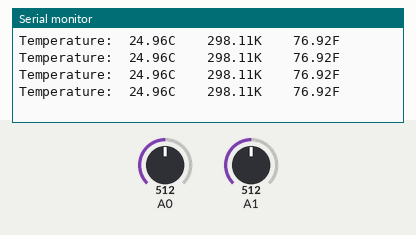
Simulated run of this sketch. Board: Arduino Uno, built with avr-gcc and run on an emulated ATmega328P. Shown: the last lines printed to the serial monitor. The inputs (shaded band) are chosen by the test bench; at power-on: A0 = 512, A1 = 512.

Above: at 1.8 s.
1.9 s: A0 set to 716
At 2.4 s:
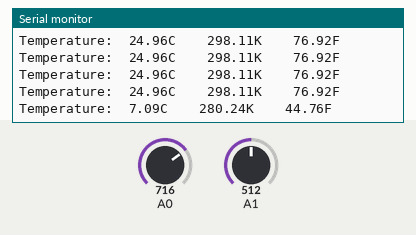
6.0 s: A1 set to 306
At 6.4 s:
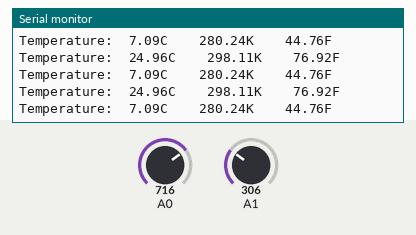
7.5 s: A0 set to 900
At 7.9 s:
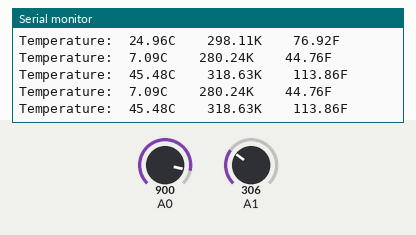
9.0 s: A1 set to 122
At 9.4 s:
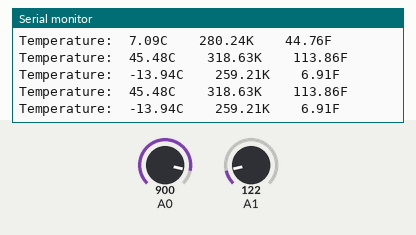
Timing chart, 0 to 11.5 s (numbered marks = the images above; inputs shaded):
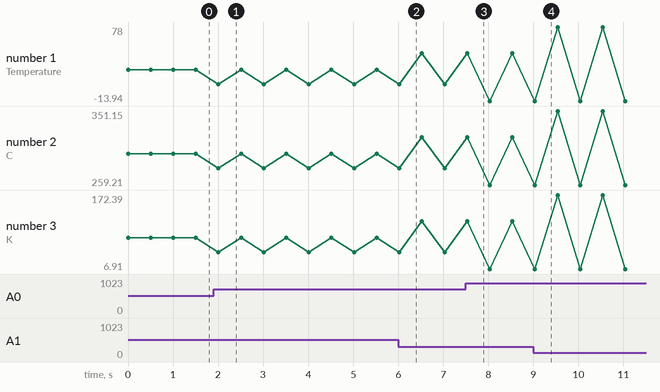

Measured:
- after the input at 1.9 s, the serial monitor: prints a new line after 0.11 s (image 1)

The sketch:

Thermistor.ino
```cpp
//Thermometer with thermistor

/*thermistor parameters:
 * RT0: 10 000 Ω
 * B: 3950 K +- 1.00%
 * T0:  25 C
 * +- 2%
 */

//These values are in the datasheet
#define RT0 10000   // Ω
#define B 3950      // K
//--------------------------------------


#define VCC 5    //Supply voltage
#define R 10000  //R=10KΩ

//Variables
float RT, VR, ln, TX, T0, VRT;
float RT1, VR1, ln1, TX1, VRT1;


void setup() {
  Serial.begin(9600);
  T0 = 25 + 273.15;                 //Temperature T0 from datasheet, conversion from Celsius to kelvin
}

void loop() {
  VRT = analogRead(A0);              //Acquisition analog value of VRT
  VRT = (5.00 / 1023.00) * VRT;      //Conversion to voltage
  VR = VCC - VRT;
  RT = VRT / (VR / R);               //Resistance of RT

  ln = log(RT / RT0);
  TX = (1 / ((ln / B) + (1 / T0))); //Temperature from thermistor

  TX = TX - 273.15;                 //Conversion to Celsius

  Serial.print("Temperature:");
  Serial.print("\t");
  Serial.print(TX);
  Serial.print("C\t\t");
  Serial.print(TX + 273.15);        //Conversion to Kelvin
  Serial.print("K\t\t");
  Serial.print((TX * 1.8) + 32);    //Conversion to Fahrenheit
  Serial.println("F");
  delay(500);

  VRT1 = analogRead(A1);              //Acquisition analog value of VRT
  VRT1 = (5.00 / 1023.00) * VRT1;      //Conversion to voltage
  VR1 = VCC - VRT1;
  RT1 = VRT1 / (VR1 / R);               //Resistance of RT

  ln1 = log(RT1 / RT0);
  TX1 = (1 / ((ln1 / B) + (1 / T0))); //Temperature from thermistor

  TX1 = TX1 - 273.15;                 //Conversion to Celsius

  Serial.print("Temperature:");
  Serial.print("\t");
  Serial.print(TX1);
  Serial.print("C\t\t");
  Serial.print(TX1 + 273.15);        //Conversion to Kelvin
  Serial.print("K\t\t");
  Serial.print((TX1 * 1.8) + 32);    //Conversion to Fahrenheit
  Serial.println("F");
  delay(500);

}
```
